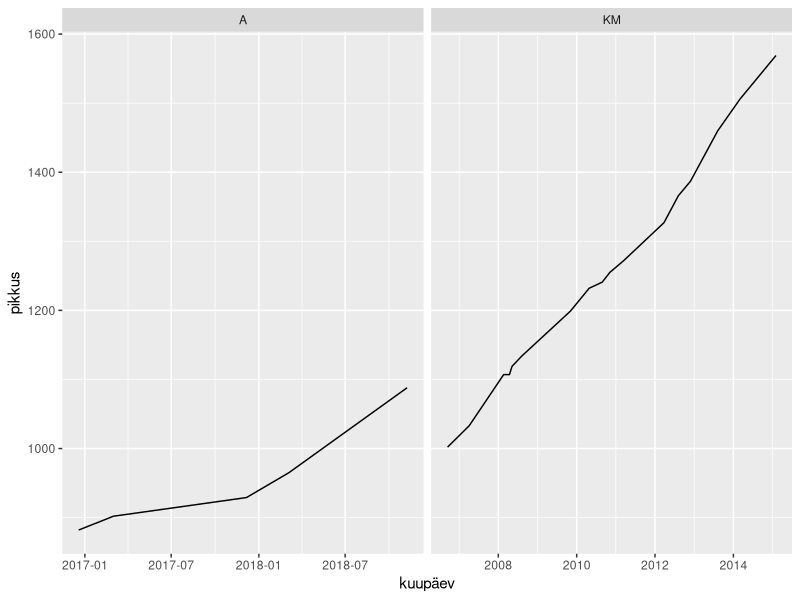
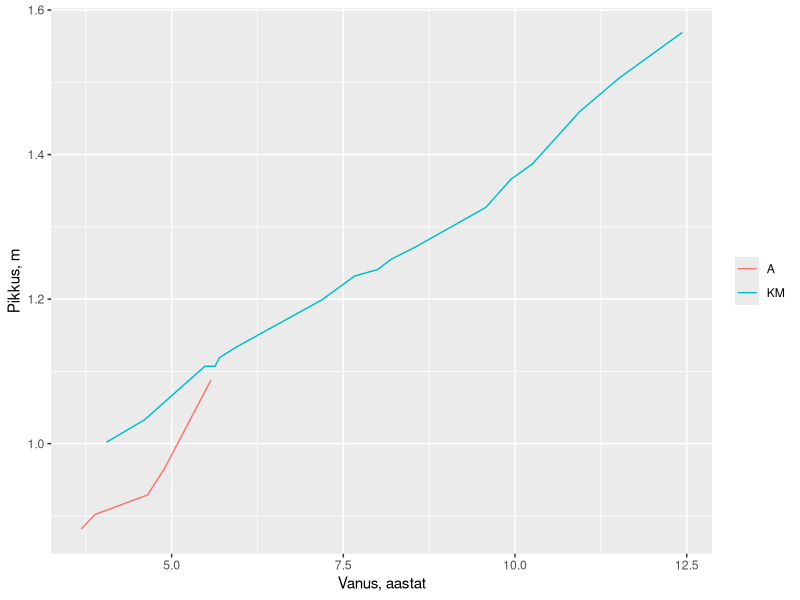
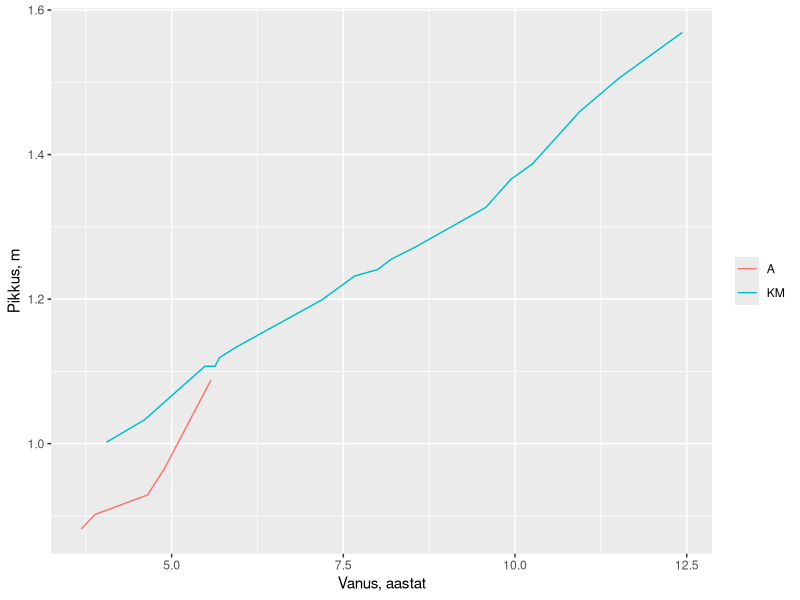

These figures' R source, in order:
library(tidyverse)
library(here)
library(lubridate)

pikkused <- read_csv(here::here("pikkused.csv"), 
                     col_types = cols(kuupäev = col_date(format = "%d-%m-%Y")))

pikkused %>% 
  ggplot() +
  geom_line(aes(kuupäev, pikkus)) +
  facet_wrap(~laps, scales = "free_x")

pikkused <- pikkused %>% 
  mutate(vanus = case_when(
    laps == "KM" ~ interval(dmy("27-08-2002"), kuupäev) / years(1),
    laps == "A" ~ interval(dmy("13-04-2013"), kuupäev)  / years(1)
  ))

pikkused %>% 
  ggplot() +
  geom_line(aes(vanus, pikkus / 1000, color = laps)) +
  labs(y = "Pikkus, m", x = "Vanus, aastat") +
  theme(legend.title = element_blank())
ggsave("kasv.svg", width = 4, height = 3)
